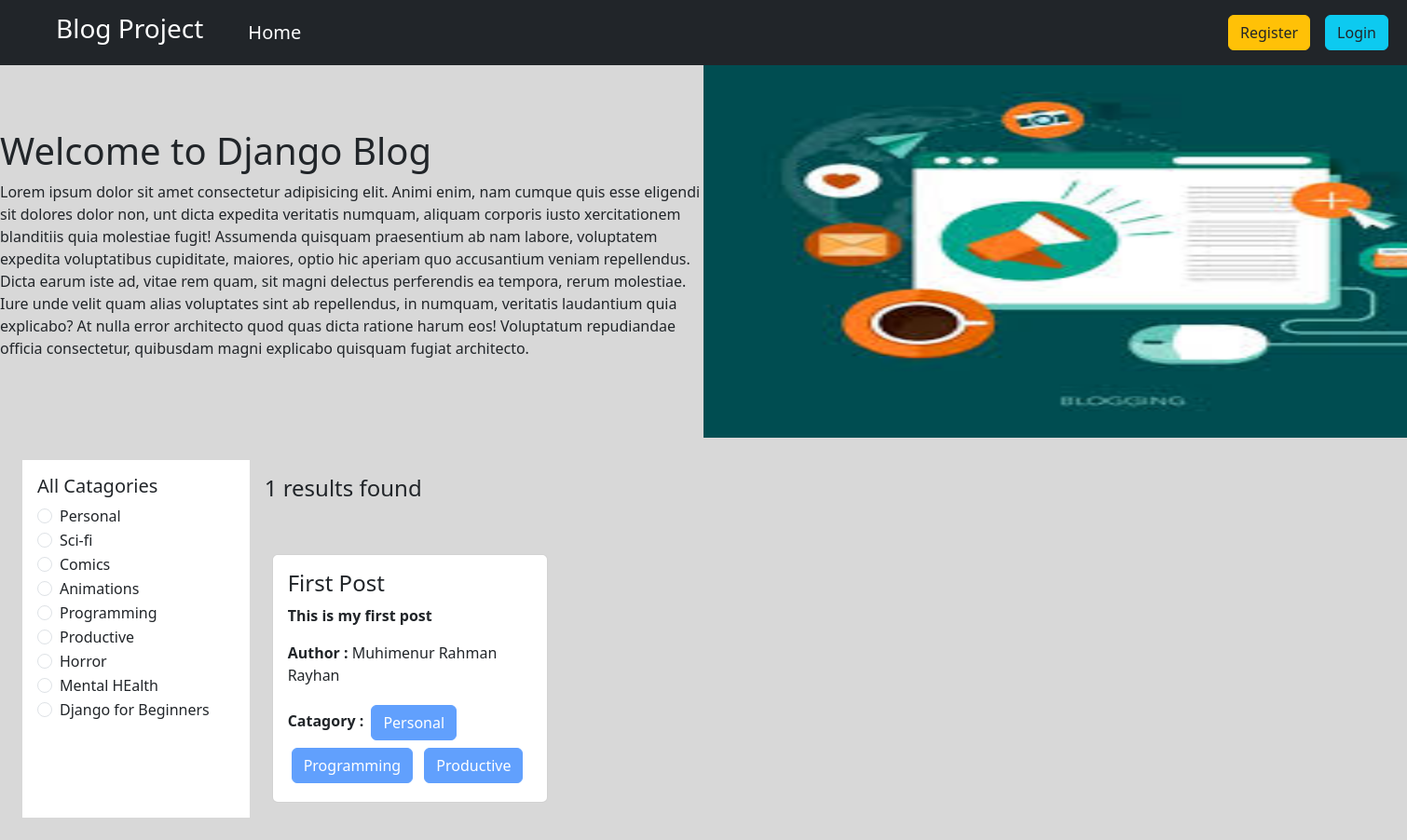
/catagory/programming, run on the app's committed database.
### catagories/models.py (models this page shows, shortened)
class catagories_model(models.Model):
    name = models.CharField(max_length=50)
    slug = models.SlugField(max_length=100, null=True, blank=True, unique=True)

### posts/models.py (models this page shows, shortened)
class posts_model(models.Model):
    title = models.CharField(max_length=50)
    content = models.TextField()
    catagory = models.ManyToManyField(catagories_model)
    author = models.ForeignKey(User,on_delete=models.CASCADE)

### blog_project/views.py (the view)
# urls.py: 2. Add a URL to urlpatterns:  path('', views.home, name='home')
def home(request,catagory_slug = None):
    data = posts_model.objects.all()
    if catagory_slug is not None:
        post_catagory = catagories_model.objects.get(slug = catagory_slug)
        data = posts_model.objects.filter(catagory = post_catagory)
    catagories = catagories_model.objects.all()
    return render(request,"home.html",{'data' : data, 'catagories' : catagories})

### templates/home.html (shortened to what this page needs)
{% extends 'base.html' %}
{% load crispy_forms_tags %}
{% load static %}
{% block content %}
  <div class="d-flex flex-wrap align-items-center">
    <div class="col-6">
     <h1>Welcome to Django Blog</h1>
     <p>Lorem ipsum dolor sit amet consectetur adipisicing elit.
      Animi enim, nam cumque quis esse eligendi sit dolores dolor non,
      unt dicta expedita veritatis numquam, aliquam corporis iusto
      xercitationem blanditiis quia molestiae fugit! Assumenda quisquam
      praesentium ab nam labore, voluptatem expedita voluptatibus cupiditate,
       maiores, optio hic aperiam quo accusantium veniam repellendus. Dicta earum
      iste ad, vitae rem quam, sit magni delectus perferendis ea tempora, rerum molestiae.
      Iure unde velit quam alias voluptates sint ab repellendus, in numquam, veritatis laudantium quia
      explicabo? At nulla error architecto quod quas dicta ratione harum eos! Voluptatum repudiandae
      officia consectetur, quibusdam magni explicabo quisquam fugiat architecto.
     </p>
    </div>
    <div class="col-6">
      <img src="{% static 'images.jpeg' %}" style="width: 900px; height: 400px;" alt="">
    </div>
  </div>
    <div class=" d-flex flex-wrap p-4">
      <div class="col-2 bg-white p-3">
        <h5>All Catagories</h5>
        {% for cat in catagories %}
        <div class="form-check">
          <input class="form-check-input" type="radio" name="catagories" id="{{cat.id}}">
          <label class="form-check-label" for="{{cat.id}}">
            <a href="{%url 'catagory_wise_post' cat.slug%}" class="text-decoration-none text-dark">{{cat.name}}</a>
          </label>
        </div>
        {% endfor %}
      </div>
        <div class="col-10 p-3">
          <h4>{{data | length }} results found</h4>
          <div class="d-flex flex-wrap ">
            {% for post in data %}
            <div class="card ms-2 mx-2 mt-5 col-3">
                <div class="card-body">
                  <h4 class="card-title">{{post.title}}</h4>
                  <p class="card-text"><b>{{post.content}}</b></p>
                  <p class="card-text"><b>Author : </b>{{post.author.first_name}} {{post.author.last_name}}</p>
                  <p class="card-text"><b>Catagory : </b>
                    {% for cat in post.catagory.all %}
                        <button class="btn btn-primary small m-1" disabled> {{cat.name}}</button>
                    {% endfor %}
                  </p>
                </div>
            </div>
            {% endfor %}
    </div>
{% endblock %}

### data on the page
catagories_model: name "Personal"
catagories_model: name "Sci-fi"
catagories_model: name "Comics"
catagories_model: name "Animations"
catagories_model: name "Programming"
catagories_model: name "Productive"
catagories_model: name "Horror"
catagories_model: name "Mental HEalth"
catagories_model: name "Django for Beginners"
posts_model: title "First Post", content "This is my first post", author.first_name "Muhimenur Rahman", author.last_name "Rayhan"

### other printed values
{{ data | length }} "1"
